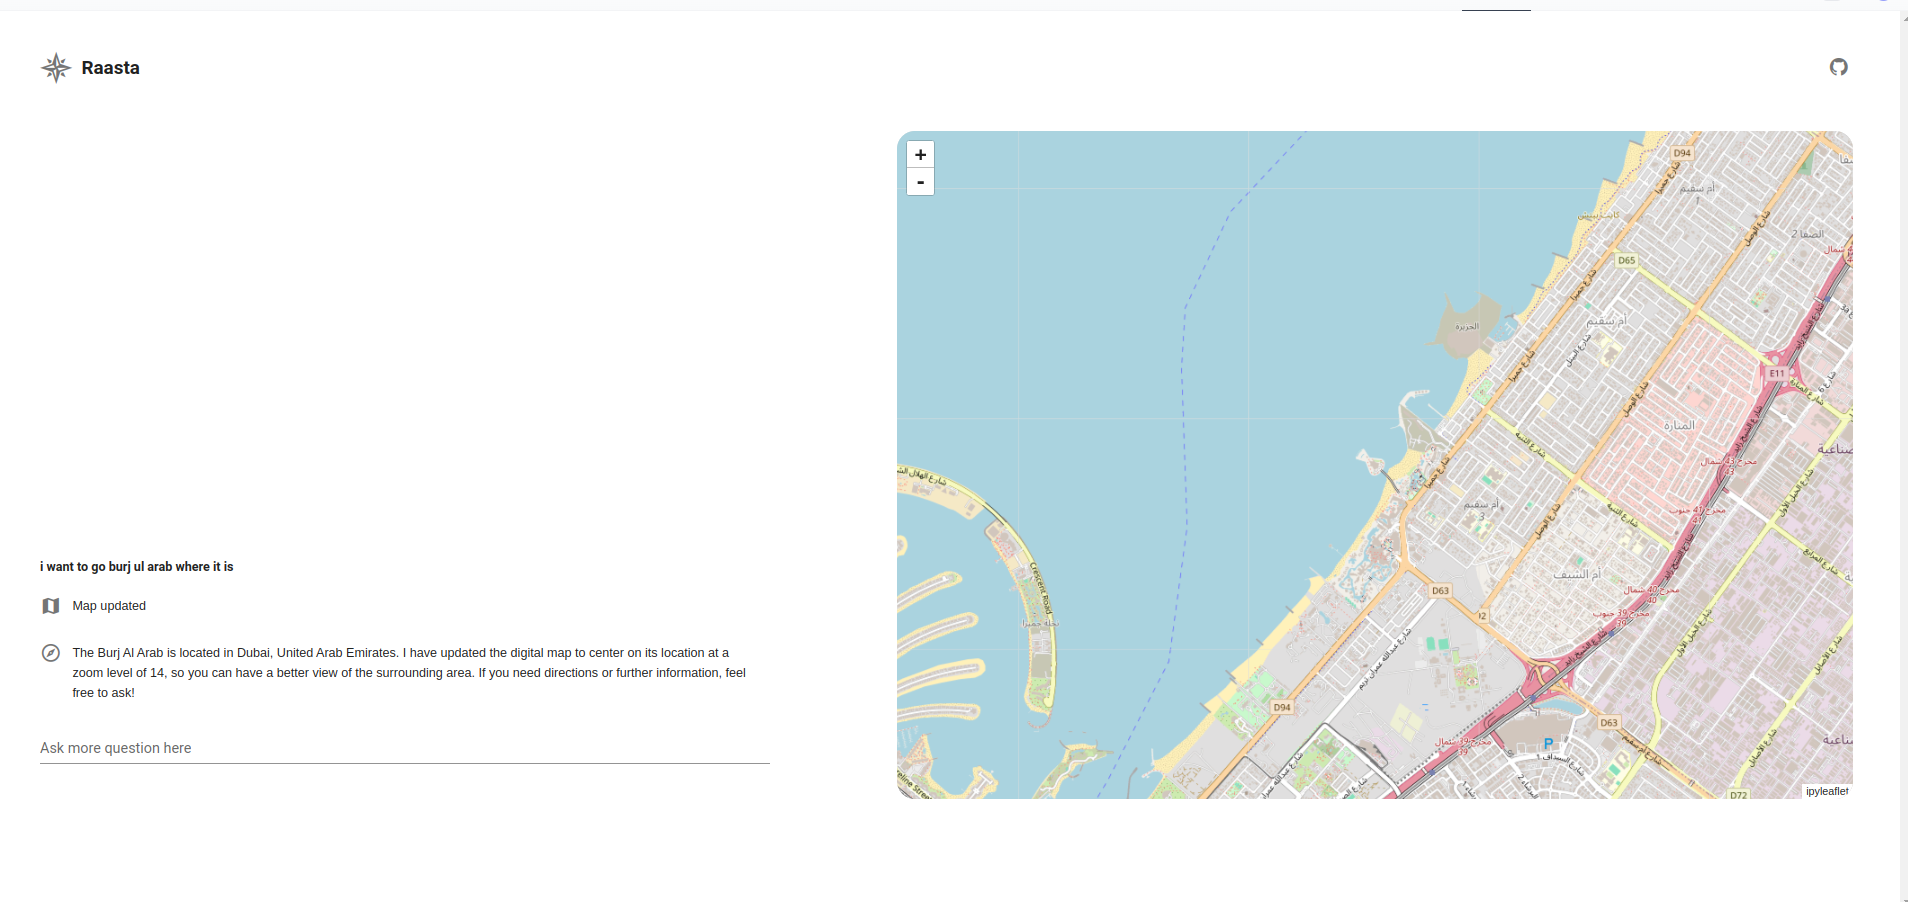

Python code for this plot:
import json
import os
import time
from pathlib import Path

import ipyleaflet
from openai import NotFoundError, OpenAI
from openai.types.beta import Thread

import solara

HERE = Path(__file__).parent

center_default = (0, 0)
zoom_default = 2

messages = solara.reactive([])
zoom_level = solara.reactive(zoom_default)
center = solara.reactive(center_default)
markers = solara.reactive([])

url = ipyleaflet.basemaps.OpenStreetMap.Mapnik.build_url()
openai = OpenAI(api_key=os.getenv("OPENAI_API_KEY"))
model = "gpt-4-1106-preview"
app_style = (HERE / "style.css").read_text()


# Declare tools for openai assistant to use
tools = [
    {
        "type": "function",
        "function": {
            "name": "update_map",
            "description": "Update map to center on a particular location",
            "parameters": {
                "type": "object",
                "properties": {
                    "longitude": {
                        "type": "number",
                        "description": "Longitude of the location to center the map on",
                    },
                    "latitude": {
                        "type": "number",
                        "description": "Latitude of the location to center the map on",
                    },
                    "zoom": {
                        "type": "integer",
                        "description": "Zoom level of the map",
                    },
                },
                "required": ["longitude", "latitude", "zoom"],
            },
        },
    },
    {
        "type": "function",
        "function": {
            "name": "add_marker",
            "description": "Add marker to the map",
            "parameters": {
                "type": "object",
                "properties": {
                    "longitude": {
                        "type": "number",
                        "description": "Longitude of the location to the marker",
                    },
                    "latitude": {
                        "type": "number",
                        "description": "Latitude of the location to the marker",
                    },
                    "label": {
                        "type": "string",
                        "description": "Text to display on the marker",
                    },
                },
                "required": ["longitude", "latitude", "label"],
            },
        },
    },
]


def update_map(longitude, latitude, zoom):
    center.set((latitude, longitude))
    zoom_level.set(zoom)
    return "Map updated"


def add_marker(longitude, latitude, label):
    markers.set(markers.value + [{"location": (latitude, longitude), "label": label}])
    return "Marker added"


functions = {
    "update_map": update_map,
    "add_marker": add_marker,
}


def assistant_tool_call(tool_call):
    # actually executes the tool call the OpenAI assistant wants to perform
    function = tool_call.function
    name = function.name
    arguments = json.loads(function.arguments)
    return_value = functions[name](**arguments)
    tool_outputs = {
        "tool_call_id": tool_call.id,
        "output": return_value,
    }
    return tool_outputs


@solara.component
def Map():
    ipyleaflet.Map.element(  # type: ignore
        zoom=zoom_level.value,
        center=center.value,
        scroll_wheel_zoom=True,
        layers=[
            ipyleaflet.TileLayer.element(url=url),
            *[
                ipyleaflet.Marker.element(location=k["location"], draggable=False)
                for k in markers.value
            ],
        ],
    )


@solara.component
def ChatMessage(message):
    with solara.Row(style={"align-items": "flex-start"}):
        # Catch "messages" that are actually tool calls
        if isinstance(message, dict):
            icon = "mdi-map" if message["output"] == "Map updated" else "mdi-map-marker"
            solara.v.Icon(children=[icon], style_="padding-top: 10px;")
            solara.Markdown(message["output"])
        elif message.role == "user":
            solara.Text(message.content[0].text.value, style={"font-weight": "bold;"})
        elif message.role == "assistant":
            if message.content[0].text.value:
                solara.v.Icon(
                    children=["mdi-compass-outline"], style_="padding-top: 10px;"
                )
                solara.Markdown(message.content[0].text.value)
            elif message.content.tool_calls:
                solara.v.Icon(children=["mdi-map"], style_="padding-top: 10px;")
                solara.Markdown("*Calling map functions*")
            else:
                solara.v.Icon(
                    children=["mdi-compass-outline"], style_="padding-top: 10px;"
                )
                solara.Preformatted(repr(message))
        else:
            solara.v.Icon(children=["mdi-compass-outline"], style_="padding-top: 10px;")
            solara.Preformatted(repr(message))


@solara.component
def ChatBox(children=[]):
    # this uses a flexbox with column-reverse to reverse the order of the messages
    # if we now also reverse the order of the messages, we get the correct order
    # but the scroll position is at the bottom of the container automatically
    with solara.Column(style={"flex-grow": "1"}):
        solara.Style(
            """
            .chat-box > :last-child{
                padding-top: 7.5vh;
            }
            """
        )
        # The height works effectively as `min-height`, since flex will grow the container to fill the available space
        solara.Column(
            style={
                "flex-grow": "1",
                "overflow-y": "auto",
                "height": "100px",
                "flex-direction": "column-reverse",
            },
            classes=["chat-box"],
            children=list(reversed(children)),
        )


@solara.component
def ChatInterface():
    prompt = solara.use_reactive("")
    run_id: solara.Reactive[str] = solara.use_reactive(None)

    # Create a thread to hold the conversation only once when this component is created
    thread: Thread = solara.use_memo(openai.beta.threads.create, dependencies=[])

    def add_message(value: str):
        if value == "":
            return
        prompt.set("")
        new_message = openai.beta.threads.messages.create(
            thread_id=thread.id, content=value, role="user"
        )
        messages.set([*messages.value, new_message])
        # this creates a new run for the thread
        # also also triggers a rerender (since run_id.value changes)
        # which will trigger the poll function blow to start in a thread
        run_id.value = openai.beta.threads.runs.create(
            thread_id=thread.id,
            assistant_id="asst_S4GeTGmtyZZCLH1u6cbCGkKe",
            tools=tools,
        ).id

    def poll():
        if not run_id.value:
            return
        completed = False
        while not completed:
            try:
                run = openai.beta.threads.runs.retrieve(
                    run_id.value, thread_id=thread.id
                )
            # Above will raise NotFoundError when run creation is still in progress
            except NotFoundError:
                continue
            if run.status == "requires_action":
                tool_outputs = []
                for tool_call in run.required_action.submit_tool_outputs.tool_calls:
                    tool_output = assistant_tool_call(tool_call)
                    tool_outputs.append(tool_output)
                    messages.set([*messages.value, tool_output])
                openai.beta.threads.runs.submit_tool_outputs(
                    thread_id=thread.id,
                    run_id=run_id.value,
                    tool_outputs=tool_outputs,
                )
            if run.status == "completed":
                messages.set(
                    [
                        *messages.value,
                        openai.beta.threads.messages.list(thread.id).data[0],
                    ]
                )
                run_id.set(None)
                completed = True
            time.sleep(0.1)

    # run/restart a thread any time the run_id changes
    result = solara.use_thread(poll, dependencies=[run_id.value])

    # Create DOM for chat interface
    with solara.Column(classes=["chat-interface"]):
        if len(messages.value) > 0:
            with ChatBox():
                for message in messages.value:
                    ChatMessage(message)

        with solara.Column():
            solara.InputText(
                label="Where do you want to go?"
                if len(messages.value) == 0
                else "Ask more question here",
                value=prompt,
                style={"flex-grow": "1"},
                on_value=add_message,
                disabled=result.state == solara.ResultState.RUNNING,
            )
            solara.ProgressLinear(result.state == solara.ResultState.RUNNING)
            if result.state == solara.ResultState.ERROR:
                solara.Error(repr(result.error))


@solara.component
def Page():
    with solara.Column(
        classes=["ui-container"],
        gap="5vh",
    ):
        with solara.Row(justify="space-between"):
            with solara.Row(gap="10px", style={"align-items": "center"}):
                solara.v.Icon(children=["mdi-compass-rose"], size="36px")
                solara.HTML(
                    tag="h2",
                    unsafe_innerHTML="Raasta",
                    style={"display": "inline-block"},
                )
            with solara.Row(
                gap="30px",
                style={"align-items": "center"},
                classes=["link-container"],
                justify="end",
            ):
                with solara.Row(gap="5px", style={"align-items": "center"}):
                    with solara.v.Btn(
                        icon=True,
                        tag="a",
                        attributes={
                            "href": "https://github.com/MuhammadNasarUddin/raasta",
                            "title": "Raasta Source Code",
                            "target": "_blank",
                        },
                    ):
                        solara.v.Icon(children=["mdi-github-circle"])

        with solara.Row(
            justify="space-between", style={"flex-grow": "1"}, classes=["container-row"]
        ):
            ChatInterface()
            with solara.Column(classes=["map-container"]):
                Map()

        solara.Style(app_style)
